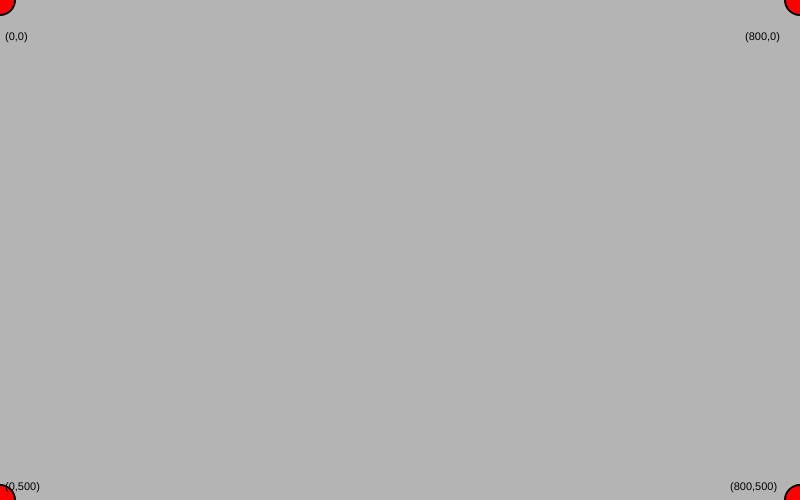
Frame 1 (no input)
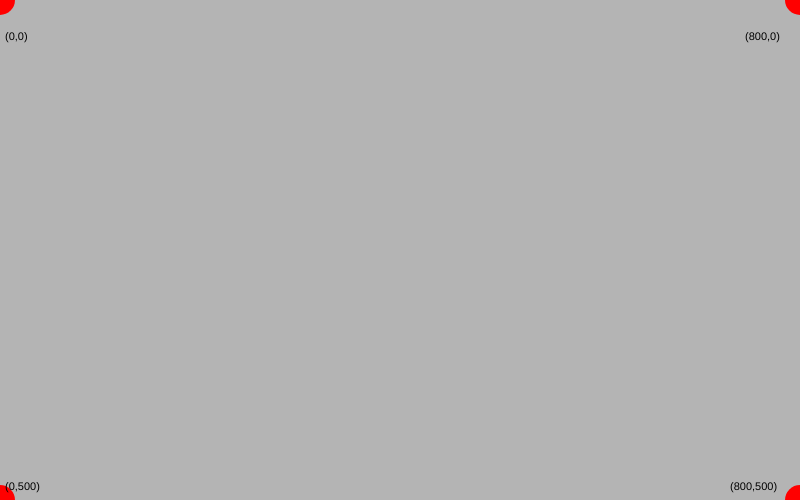
Frame 60 (no input)
Frame 120 (the mouse pressed at the canvas centre since frame 60): identical to frame 60, image omitted

The p5.js sketch that drew these frames (run headless with seeded random() and noise() and a simulated clock; from frame 60 on, the mouse is pressed at the canvas centre):

// p5.js sketch
// ── sketch.js
function setup() {
  createCanvas(800, 500);
}
function draw() {
  background(180);
  strokeWeight(2);
  fill(255, 0, 0);
  
  // Esquina superior izquierda
  circle(0, 0, 30);
  // Esquina superior derecha
  circle(width, 0, 30);
  // Esquina inferior izquierda
  circle(0, height, 30);
  // Esquina inferior derecha
  circle(width, height, 30);
  
  fill(0); noStroke(); textSize(11);
  text("(0,0)", 5, 40);
  text("("+width+",0)", width-55, 40);
  text("(0,"+height+")", 5, height-10);
  text("("+width+","+height+")", width-70, height-10);
}
